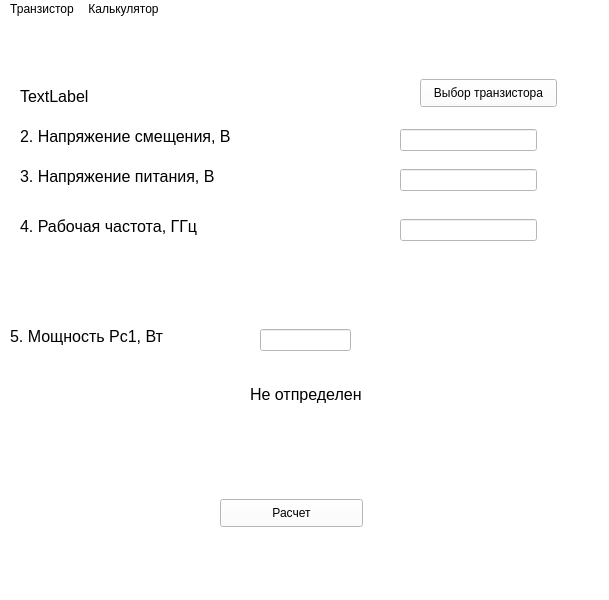
<?xml version="1.0" encoding="UTF-8"?>
<ui version="4.0">
 <class>MainWindow</class>
 <widget class="QMainWindow" name="MainWindow">
  <property name="geometry">
   <rect>
    <x>0</x>
    <y>0</y>
    <width>609</width>
    <height>600</height>
   </rect>
  </property>
  <property name="windowTitle">
   <string>Расчет полевого транзистора с барьером Шоттки</string>
  </property>
  <property name="styleSheet">
   <string notr="true">background-color: rgb(255,255,255)</string>
  </property>
  <widget class="QWidget" name="centralwidget">
   <widget class="QLabel" name="label_4">
    <property name="geometry">
     <rect>
      <x>370</x>
      <y>300</y>
      <width>137</width>
      <height>31</height>
     </rect>
    </property>
    <property name="font">
     <font>
      <pointsize>12</pointsize>
     </font>
    </property>
    <property name="whatsThis">
     <string>&lt;html&gt;&lt;head/&gt;&lt;body&gt;&lt;p&gt;&lt;span style=&quot; font-weight:600;&quot;&gt;Мощность P&lt;/span&gt;&lt;span style=&quot; font-weight:600; vertical-align:sub;&quot;&gt;C&lt;/span&gt;&lt;span style=&quot; font-weight:600;&quot;&gt;1&lt;/span&gt;&lt;/p&gt;&lt;/body&gt;&lt;/html&gt;</string>
    </property>
    <property name="text">
     <string/>
    </property>
   </widget>
   <widget class="QLineEdit" name="lineEdit_3">
    <property name="geometry">
     <rect>
      <x>400</x>
      <y>110</y>
      <width>137</width>
      <height>22</height>
     </rect>
    </property>
   </widget>
   <widget class="QLineEdit" name="lineEdit_2">
    <property name="geometry">
     <rect>
      <x>260</x>
      <y>310</y>
      <width>91</width>
      <height>22</height>
     </rect>
    </property>
   </widget>
   <widget class="QPushButton" name="pushButton_3">
    <property name="geometry">
     <rect>
      <x>420</x>
      <y>60</y>
      <width>137</width>
      <height>28</height>
     </rect>
    </property>
    <property name="text">
     <string>Выбор транзистора</string>
    </property>
   </widget>
   <widget class="QPushButton" name="pushButton">
    <property name="geometry">
     <rect>
      <x>220</x>
      <y>480</y>
      <width>143</width>
      <height>28</height>
     </rect>
    </property>
    <property name="text">
     <string>Расчет</string>
    </property>
   </widget>
   <widget class="QLineEdit" name="lineEdit">
    <property name="geometry">
     <rect>
      <x>400</x>
      <y>150</y>
      <width>137</width>
      <height>22</height>
     </rect>
    </property>
   </widget>
   <widget class="QLabel" name="label_8">
    <property name="geometry">
     <rect>
      <x>250</x>
      <y>360</y>
      <width>171</width>
      <height>31</height>
     </rect>
    </property>
    <property name="font">
     <font>
      <pointsize>12</pointsize>
     </font>
    </property>
    <property name="whatsThis">
     <string>&lt;html&gt;&lt;head/&gt;&lt;body&gt;&lt;p&gt;&lt;span style=&quot; font-weight:600;&quot;&gt;Мощность P&lt;/span&gt;&lt;span style=&quot; font-weight:600; vertical-align:sub;&quot;&gt;C&lt;/span&gt;&lt;span style=&quot; font-weight:600;&quot;&gt;1&lt;/span&gt;&lt;/p&gt;&lt;/body&gt;&lt;/html&gt;</string>
    </property>
    <property name="text">
     <string>Не отпределен</string>
    </property>
   </widget>
   <widget class="QLineEdit" name="lineEdit_4">
    <property name="geometry">
     <rect>
      <x>400</x>
      <y>200</y>
      <width>137</width>
      <height>22</height>
     </rect>
    </property>
   </widget>
   <widget class="QLabel" name="label">
    <property name="geometry">
     <rect>
      <x>20</x>
      <y>60</y>
      <width>400</width>
      <height>35</height>
     </rect>
    </property>
    <property name="font">
     <font>
      <family>Arial</family>
      <pointsize>12</pointsize>
     </font>
    </property>
    <property name="text">
     <string>TextLabel</string>
    </property>
   </widget>
   <widget class="QLabel" name="label_2">
    <property name="geometry">
     <rect>
      <x>20</x>
      <y>100</y>
      <width>300</width>
      <height>35</height>
     </rect>
    </property>
    <property name="font">
     <font>
      <family>Arial</family>
      <pointsize>12</pointsize>
     </font>
    </property>
    <property name="text">
     <string>2. Напряжение смещения, В</string>
    </property>
   </widget>
   <widget class="QLabel" name="label_3">
    <property name="geometry">
     <rect>
      <x>20</x>
      <y>140</y>
      <width>250</width>
      <height>35</height>
     </rect>
    </property>
    <property name="font">
     <font>
      <family>Arial</family>
      <pointsize>12</pointsize>
     </font>
    </property>
    <property name="text">
     <string>3. Напряжение питания, В</string>
    </property>
   </widget>
   <widget class="QLabel" name="label_5">
    <property name="geometry">
     <rect>
      <x>20</x>
      <y>190</y>
      <width>250</width>
      <height>35</height>
     </rect>
    </property>
    <property name="font">
     <font>
      <family>Arial</family>
      <pointsize>12</pointsize>
     </font>
    </property>
    <property name="text">
     <string>4. Рабочая частота, ГГц</string>
    </property>
   </widget>
   <widget class="QLabel" name="label_6">
    <property name="geometry">
     <rect>
      <x>10</x>
      <y>300</y>
      <width>250</width>
      <height>35</height>
     </rect>
    </property>
    <property name="font">
     <font>
      <family>Arial</family>
      <pointsize>12</pointsize>
     </font>
    </property>
    <property name="text">
     <string>5. Мощность Рс1, Вт</string>
    </property>
   </widget>
  </widget>
  <widget class="QMenuBar" name="menubar">
   <property name="geometry">
    <rect>
     <x>0</x>
     <y>0</y>
     <width>609</width>
     <height>26</height>
    </rect>
   </property>
   <widget class="QMenu" name="menu">
    <property name="title">
     <string>Транзистор</string>
    </property>
    <addaction name="action"/>
    <addaction name="action_2"/>
    <addaction name="action_3"/>
   </widget>
   <widget class="QMenu" name="menu_2">
    <property name="title">
     <string>Калькулятор</string>
    </property>
    <addaction name="action_4"/>
   </widget>
   <addaction name="menu"/>
   <addaction name="menu_2"/>
  </widget>
  <widget class="QStatusBar" name="statusbar"/>
  <action name="action">
   <property name="text">
    <string>Таблица транзисторов</string>
   </property>
  </action>
  <action name="action_2">
   <property name="text">
    <string>Добавить новый транзистор</string>
   </property>
  </action>
  <action name="action_3">
   <property name="text">
    <string>Изменить существующий транзистор</string>
   </property>
  </action>
  <action name="action_4">
   <property name="text">
    <string>Расчет угла отсечки</string>
   </property>
  </action>
 </widget>
 <resources/>
 <connections/>
</ui>
